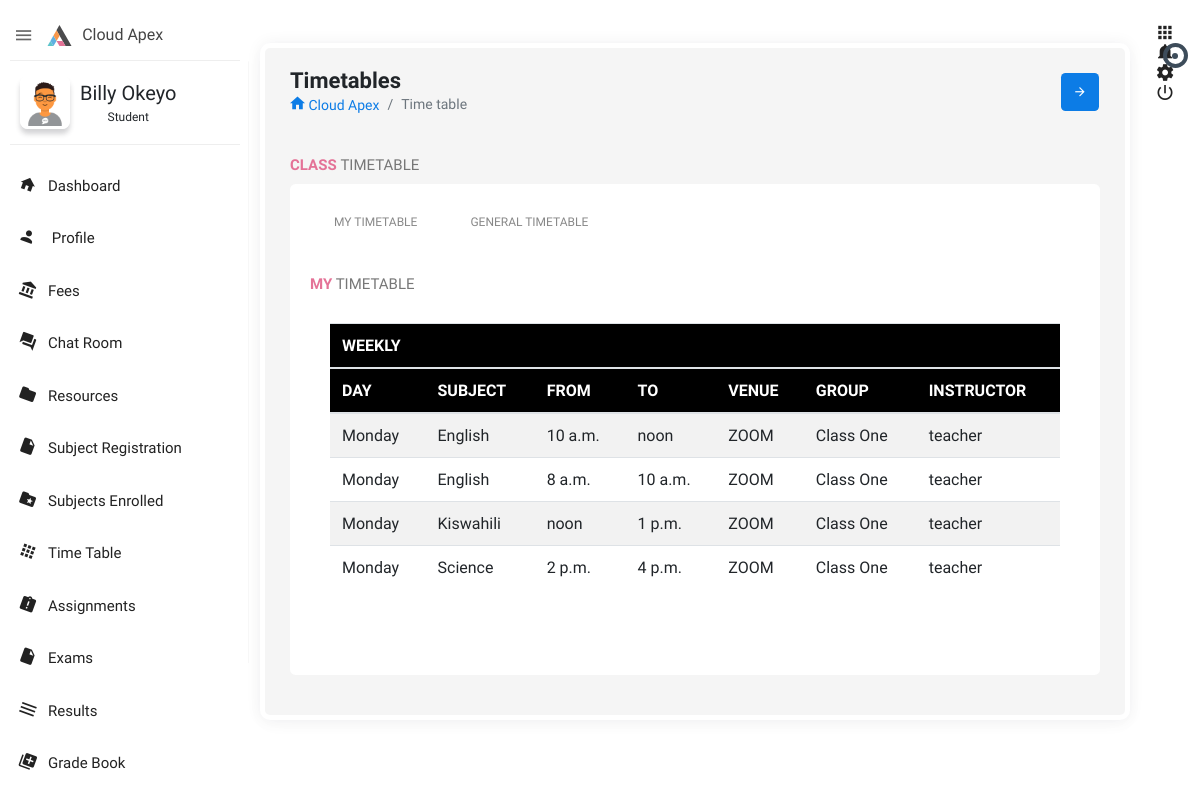
Screenshot of /student/timetable/ (signed in) with the database file from the repository.
### student/models.py (models this page shows, shortened)
class Student(models.Model):
   username = models.CharField(max_length=50, unique=True)
   contact_no = models.CharField(max_length=20,default='2547xxxxxxx')
   parent_name = models.CharField(max_length=100)
   parent_phone_no = models.CharField(max_length=20,default='2547xxxxxxx')
   city = models.CharField(max_length=100,default='Nairobi')
   country = models.CharField(max_length=100,default='Kenya')
   profile = models.ImageField(blank=True,null=True,upload_to='profile/')
   user = models.OneToOneField(Account,on_delete=models.CASCADE)
   about = models.TextField(max_length=500,blank=True,null=True)
   subject = models.ManyToManyField(Subject, blank=True)

### account/models.py (models this page shows, shortened)
class Account(AbstractBaseUser):
    email =         models.EmailField(max_length=255, unique=True, verbose_name='Email')
    first_name =    models.CharField(max_length=100, verbose_name='First Name')
    last_name =     models.CharField(max_length=100, verbose_name='Last Name')
    is_manager =    models.BooleanField(default=False, verbose_name='Manager')
    is_teacher =    models.BooleanField(default=False,verbose_name= 'Teacher')
    is_student =    models.BooleanField(default=False, verbose_name='Student')
    is_suspended =  models.BooleanField(default=False, verbose_name='Suspended')
    is_active =     models.BooleanField(default=True, verbose_name='Active')
    is_staff =      models.BooleanField(default=False, verbose_name='Staff')
    is_admin =      models.BooleanField(default=False, verbose_name='Admin')
    date_joined =   models.DateTimeField(verbose_name='Date Joined',auto_now_add= True)
    last_login =    models.DateTimeField(verbose_name='Last Active', auto_now=True)
    group = models.ManyToManyField(Group, verbose_name='groups', blank=True, related_name='user_set', related_query_name='user')
    class Meta:
        db_table = 'Account'
    USERNAME_FIELD = 'email'
    REQUIRED_FIELDS = []
    objects = AccountManager()

### curriculum/models.py (models this page shows, shortened)
class TimeTable(models.Model):
   subject = models.ForeignKey(Subject,on_delete=models.CASCADE)
   teacher = models.ForeignKey(Teacher,on_delete=models.CASCADE)
   day = models.CharField(max_length=10,choices=DAYS)
   start_time = models.TimeField()
   end_time = models.TimeField()
   link = models.CharField(max_length=100, blank=True, null=True)

class Subject(models.Model):
   name = models.CharField(max_length=100)
   c_class = models.ForeignKey(Class,on_delete=models.CASCADE)
   code = models.CharField(max_length=10,unique=True)

class Class(models.Model):
   name = models.CharField(max_length=100)
   curriculum = models.ForeignKey(Curriculum,on_delete=models.CASCADE)
   code = models.CharField(max_length=10,unique=True)
   plural = 'Classes'
   def __str__(self):
      return self.name

### teacher/models.py (models this page shows, shortened)
class Teacher(models.Model):
    username = models.CharField(max_length=100)
    contact_no = models.CharField(max_length=20,default='2547xxxxxxxx')
    profile = models.ImageField(blank=True,null=True,upload_to='profile/')
    user = models.OneToOneField(Account,on_delete=models.CASCADE)

### student/views.py (the view)
# urls.py: path('timetable/',views.StudentTimetable.as_view(),name='student_timetable'),
class StudentTimetable(View):
   template_name = 'student/timetable.html'
   @method_decorator(login_required, 'signin')
   def get(self, request):
      user_id = request.user.id
      student_id = getLogedInStudentId(user_id)
      student = Student.objects.get(id=student_id)
      timetables = TimeTable.objects.all()
      context = {
         'student': student,
         'school_name': constants.SCHOOL_NAME,
         'timetables': timetables,
      }
      return render(request, self.template_name, context)

### student/views.py (called while the page is built)
def getLogedInStudentId(user_id):
    s = Student.objects.get(user_id=user_id)
    return s.id

### templates/student/timetable.html (shortened to what this page needs)
﻿{% extends 'includes/student_base.html' %} {% load static %}  {% block content %}
<section class="content">
    <div class="body_scroll">
        <div class="block-header">
            <div class="row">
                <div class="col-lg-7 col-md-6 col-sm-12">
                    <h2>Timetables</h2>
                    <ul class="breadcrumb">
                        <li class="breadcrumb-item"><a href="index.html"><i class="zmdi zmdi-home"></i> {{school_name}}</a></li>
                        <li class="breadcrumb-item active">Time table</li>
                    </ul>
                </div>
                <div class="col-lg-5 col-md-6 col-sm-12">
                    <button class="btn btn-primary btn-icon float-right right_icon_toggle_btn" type="button"><i class="zmdi zmdi-arrow-right"></i></button>
                </div>
            </div>
        </div>
        <div class="container-fluid">
            <div class="row clearfix">
                <div class="col-12">
                    <div class="card">
                        <div class="header">
                            <h2><strong>Class </strong> Timetable</h2>
                        </div>
                        <div class="body">
                            <ul class="nav nav-tabs p-0 mb-3 nav-tabs-success">
                                <li class="nav-item"><a class="nav-link" data-toggle="tab" href="#my_timetable">    MY TIMETABLE</a></li>
                                <li class="nav-item"><a class="nav-link" data-toggle="tab" href="#general_timetable">  GENERAL TIMETABLE</a></li>
                            </ul>
                            <div class="tab-content">
                                <div role="tabpanel" class="tab-pane active" id="my_timetable">
                                    <div class="row clearfix">
                                        <div class="col-lg-12 col-md-12 col-sm-12">
                                            <div class="card">
                                                <div class="header">
                                                    <h2> <strong>MY</strong> TIMETABLE</h2>
                                                </div>
                                                <div class="body">
                                                    <div class="table-responsive">
                                                        <table class="table table-striped table-hover ">
                                                            <thead class="text-white bg-black">
                                                                <tr>
                                                                    <th colSpan="9">WEEKLY</th>
                                                                </tr>
                                                                <tr>
                                                                    <th>DAY</th>
                                                                    <th>SUBJECT</th>
                                                                    <th>FROM</th>
                                                                    <th>TO</th>
                                                                    <th>VENUE</th>
                                                                    <th>GROUP</th>
                                                                    <th>INSTRUCTOR</th>
                                                                </tr>
                                                            </thead>
                                                            <tbody>
                                                                {% for subject in student.subject.all %} {% for timetable in timetables %} {% if timetable.subject == subject %}
                                                                <tr>
                                                                    <td>{{ timetable.day }}</td>
                                                                    <td>{{ timetable.subject.name }}</td>
                                                                    <td>{{ timetable.start_time }}</td>
                                                                    <td>{{ timetable.end_time }}</td>
                                                                    <td>ZOOM</td>
                                                                    <td>Class {{ timetable.subject.c_class }}</td>
                                                                    <td>{{ timetable.teacher.username }}</td>
                                                                </tr>
                                                                {% endif %}{% endfor %} {% endfor %}
                                                            </tbody>
                                                        </table>
                                                    </div>
                                                </div>
                                            </div>
                                        </div>
                                    </div>
                                </div>
                            </div>
                        </div>
                    </div>
                </div>
            </div>
        </div>
    </div>
</section>
{% endblock %}

### templates/includes/student_base.html (shortened to what this page needs)
{% load static %} {% load active_link_tags %}
<!doctype html>
<html class="no-js" lang="en">
<head>
    <link rel="stylesheet" href="{% static 'assets/plugins/bootstrap/css/bootstrap.min.css' %}">
    <link rel="stylesheet" href="{% static 'assets/plugins/jvectormap/jquery-jvectormap-2.0.3.min.css' %}" />
    <link rel="stylesheet" href="{% static 'assets/plugins/charts-c3/plugin.css' %}" />
    <link rel="stylesheet" href="{% static 'assets/plugins/morrisjs/morris.min.css' %}" />
    <link rel="stylesheet" href="{% static 'assets/css/style.min.css' %}">
     <link rel="stylesheet" href="{% static 'assets/css/custom.css' %}">
</head>
<body class="theme-blush">
    <div class="navbar-right">
        <ul class="navbar-nav">
            <li class="dropdown">
                <a href="javascript:void(0);" class="dropdown-toggle" title="App" data-toggle="dropdown" role="button"><i class="zmdi zmdi-apps"></i></a>
            </li>
            <li class="dropdown">
                <a href="javascript:void(0);" class="dropdown-toggle" title="Notifications" data-toggle="dropdown" role="button"><i class="zmdi zmdi-notifications"></i>
                <div class="notify"><span class="heartbit"></span><span class="point"></span></div>
            </a>
            </li>
            <li><a href="javascript:void(0);" class="js-right-sidebar" title="Setting"><i class="zmdi zmdi-settings zmdi-hc-spin"></i></a></li>
            <li><a href="sign-in.html" class="mega-menu" title="Sign Out"><i class="zmdi zmdi-power"></i></a></li>
        </ul>
    </div>
    <aside id="leftsidebar" class="sidebar">
        <div class="navbar-brand">
            <button class="btn-menu ls-toggle-btn" type="button"><i class="zmdi zmdi-menu"></i></button>
            <a href="index.html"><img src="{% static 'assets/images/logo.svg' %}" width="25" alt="Aero"><span class="m-l-10">{{ school_name }}</span></a>
        </div>
        <div class="menu">
            <ul class="list">
                <li>
                    <div class="user-info">
                        <a class="image" href="profile.html"><img src="{{ student.profile.url }}" alt="User"></a>
                        <div class="detail">
                            <h4>{{ user.first_name }} {{ user.last_name }} </h4>
                            <small>Student</small>
                        </div>
                    </div>
                </li>
                <li class="{% active_link 'student_dashboard' 'active open' strict=True %}">
                    <a href="{% url 'student_dashboard' %}"><i class="zmdi zmdi-home"></i><span>Dashboard</span></a>
                </li>
                <li class="{% active_link 'student_profile' 'active open' strict=True %}">
                    <a href="{% url 'student_profile' %}"><i class="zmdi zmdi-account"></i><span>  Profile</span></a>
                </li>
                 <li class="{% active_link 'student_fees' 'active open' strict=True %}">
                    <a href="{% url 'student_fees' %}"><i class="zmdi zmdi-balance"></i><span>Fees</span></a>
                </li>
                <li class="{% active_link 'room || history || chat_index' 'active open' %}">
                    <a href="{% url 'room' 1 %}"><i class="zmdi zmdi-comments"></i><span>Chat Room</span></a>
                </li>
                <li class="{% active_link 'student_resources' 'active open' strict=True %}">
                    <a href="{% url 'student_resources' %}"><i class="zmdi zmdi-folder"></i><span>Resources</span></a>
                </li>
                <li class="{% active_link 'student_subject_registration' 'active open' strict=True %}">
                    <a href="{% url 'student_subject_registration' %}"><i class="zmdi zmdi-file"></i><span>Subject Registration</span></a>
                </li>
                <li class="{% active_link 'student_subjects_enrolled' 'active open' strict=True %}">
                    <a href="{% url 'student_subjects_enrolled' %}"><i class="zmdi zmdi-folder-star"></i><span>Subjects Enrolled</span></a>
                </li>
                <li class="{% active_link 'student_timetable' 'active open' strict=True %}">
                    <a href="{% url 'student_timetable' %}"><i class="zmdi zmdi-apps"></i><span>Time Table</span></a>
                </li>
                <li class="{% active_link 'student_assignments || student_assignment_detail' 'active open' %}">
                    <a href="{% url 'student_assignments' %}"><i class="zmdi zmdi-assignment-alert"></i><span>Assignments</span></a>
                </li>
                <li class="{% active_link 'student_exams' 'active open' strict=True %}">
                    <a href="{% url 'student_exams' %}"><i class="zmdi zmdi-file"></i><span>Exams</span></a>
                </li>
                <li class="{% active_link 'student_results' 'active open' strict=True %}">
                    <a href="{% url 'student_results' %}"><i class="zmdi zmdi-menu"></i><span>Results</span></a>
                </li>
                <li class="{% active_link 'student_gradebook' 'active open' strict=True %}">
                    <a href="{% url 'student_gradebook' %}"><i class="zmdi zmdi-collection-plus"></i><span>Grade Book</span></a>
                </li>
                <li class="{% active_link 'student_announcements' 'active open' strict=True %}">
                    <a href="{% url 'student_announcements' %}"><span>Announcement</span></a>
                </li>
                <br><br><br><br>
            </ul>
        </div>
    </aside>
    {% block content %} {% endblock %}
   {% load sweetify %}
</body>
</html>

### rows the page displays
Student: profile (picture)
Account: first_name "Billy", last_name "Okeyo"
TimeTable: day "Monday", subject.name "English", start_time "10 a.m.", end_time "noon", subject.c_class "One", teacher.username "teacher"
TimeTable: day "Monday", subject.name "English", start_time "8 a.m.", end_time "10 a.m.", subject.c_class "One", teacher.username "teacher"
TimeTable: day "Monday", subject.name "Kiswahili", start_time "noon", end_time "1 p.m.", subject.c_class "One", teacher.username "teacher"
TimeTable: day "Monday", subject.name "Science", start_time "2 p.m.", end_time "4 p.m.", subject.c_class "One", teacher.username "teacher"

### other values shown
{{ school_name }} "Cloud Apex"
